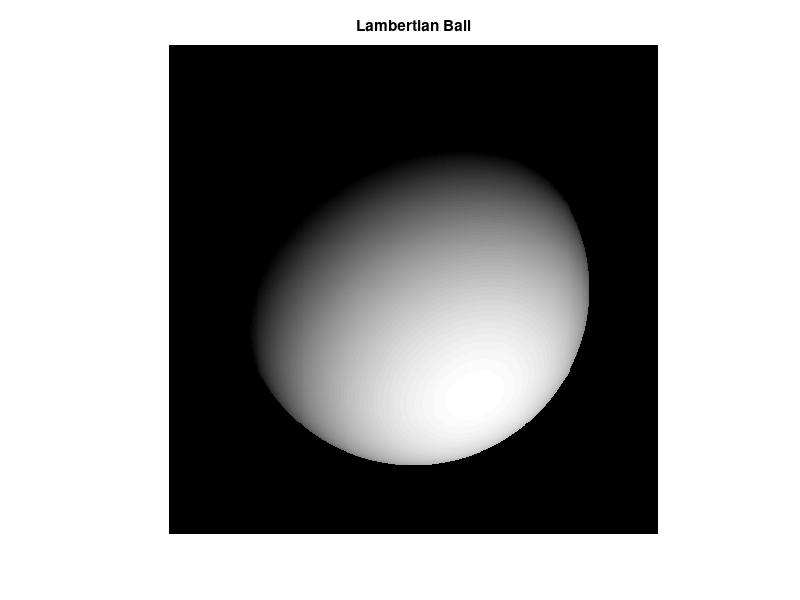

This chart was generated by the following MATLAB code:
close all
clear all
clc
D=500;
r=180;
n=1.5;
v=[0;0;1];
thetai= pi/4;
phii= pi/3;
theta = zeros(D);
phi = zeros(D);
L=[sin(thetai)*cos(phii);sin(thetai)*sin(phii);cos(thetai)];
Z=L+v;
Normm=norm(Z);
H=Z./Normm;
N = zeros(1,3,D,D);
for i=1:D
    for j=1:D
        dd=((i-D/2)^2 +(j-D/2)^2);
        d=sqrt(dd);
        if (d < r)
            theta=asin(d/r);
            phi=atan2((j-D/2) , (i-D/2));
            
            N=[sin(theta).*sin(phi),sin(theta).*cos(phi),cos(theta)];
            
            theta_h = acos(dot(N,H));
            theta_i =acos(dot(L,N));
            theta_iprim =acos(dot(L,H));
            theta_r = acos(dot(v,N));
            theta_g = acos(dot(v,L));
            Nh=cos(theta_h);
            Li=cos(theta_i);
            vr=cos(theta_r);
            vg=cos(theta_g);
            Th=tan(theta_h);
            Ci=cot(theta_i);
            Cr=cot(theta_r);
            Cor=cos(theta_r);
            Coi=cos(theta_i);
            CoP=cos(theta_iprim);
            CP=cot(theta_iprim);
            Dh=exp(-(Th^2)/2)/2*pi*Nh^3;
            Atheta=[sqrt(2)*exp(-Ci^2/2)/sqrt(pi)*Ci-erfc(Ci/sqrt(2))]/2;
            AthetaR=[sqrt(2)*exp(-Cr^2/2)/sqrt(pi)*Cr-erfc(Cr/sqrt(2))]/2;
            if (CoP > 0)
                gTheta(i,j)=1/ Atheta+1;
                gThetaR(i,j)=1/ AthetaR+1;
                G(i,j)=(1/ Atheta+1).*(1/ AthetaR+1);
            else
                gTheta(i,j)=0;
                gThetaR(i,j)=0;
            end
            %C=2*Li*vr-vg;
            %L(theta_i,theta_r,theta_g) = C^n + Li
            I(i,j)=mean(dot(L,N));
        else
            I(i,j)=0;
        end
    end
end
%plot(I(:,:),I(:,:))
%imagesc(I)
%sphere(I,'b')
imshow(I)
title('Lambertian Ball');